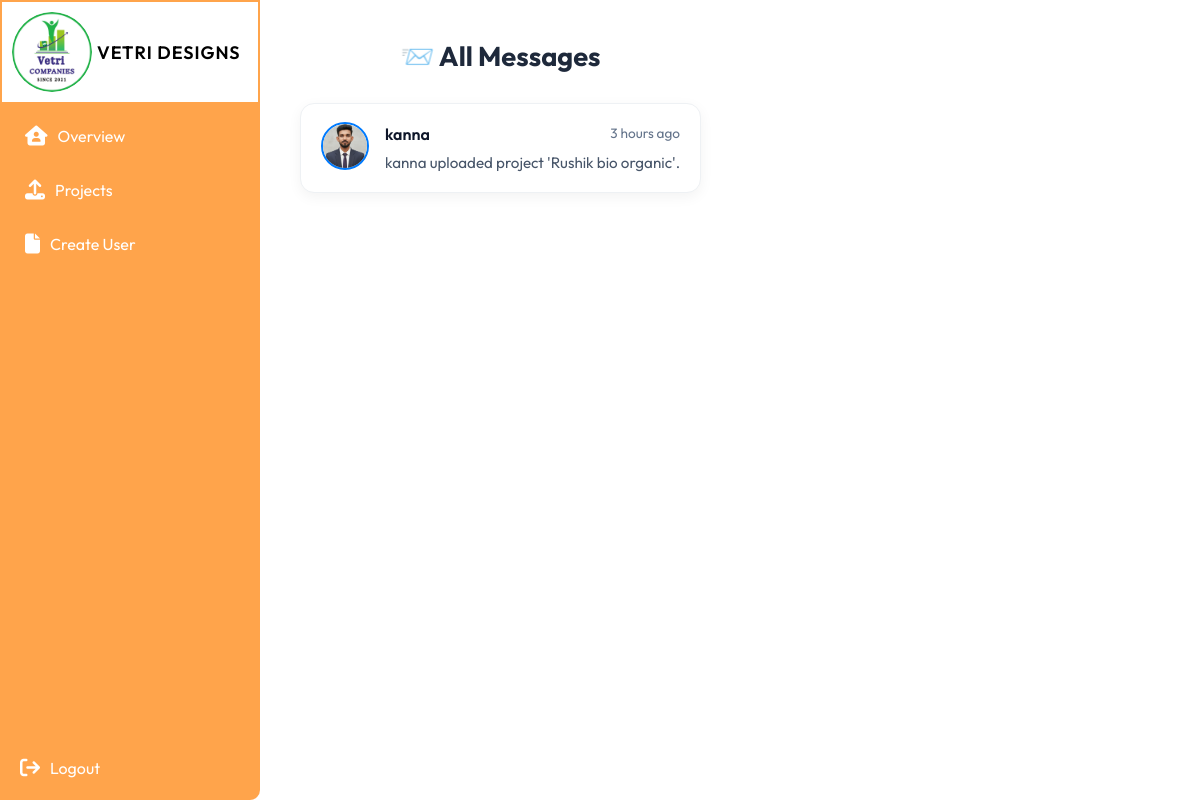
/messages/ (signed in), run on the app's committed database.
### myapp/models.py (models this page shows, shortened)
class Message(models.Model):
    project = models.ForeignKey(Project, on_delete=models.CASCADE, related_name="messages")
    sender = models.ForeignKey(User, on_delete=models.CASCADE, related_name="sent_messages")
    recipient = models.ForeignKey(User, on_delete=models.CASCADE, related_name="received_messages")
    content = models.TextField()
    created_at = models.DateTimeField(auto_now_add=True)
    read = models.BooleanField(default=False)

class Profile(models.Model):
    user = models.OneToOneField(User, on_delete=models.CASCADE)
    first_name = models.CharField(max_length=150, blank=True)
    last_name = models.CharField(max_length=150, blank=True)
    course = models.CharField(max_length=100, blank=True)
    mobile = models.CharField(max_length=15, blank=True)
    location = models.CharField(max_length=100, blank=True)
    address = models.TextField(blank=True)
    profile_image = models.ImageField(upload_to="profiles/", default="profiles/default.jpg")
    appreciation_count = models.PositiveIntegerField(default=0)

### myapp/views.py (the view)
# urls.py: path('messages/', views.AllMessagesView, name='all_messages'),
@login_required
def AllMessagesView(request):
    if request.user.is_superuser:
        all_messages = Message.objects.filter(
            recipient=request.user
        ).exclude(sender__is_superuser=True).order_by('-created_at')
    else:
        all_messages = Message.objects.filter(
            recipient=request.user
        ).order_by('-created_at')
    all_messages.filter(read=False).update(read=True)
    return render(request, "myapp/all_messages.html", {"all_messages": all_messages})

### myapp/templates/myapp/all_messages.html (shortened to what this page needs)
{% extends 'myapp/layouts/base.html' %}
{% load static %}
{% load humanize %}
{% block content %}
<div class="main-content">
  <h4 class="page-title">📨 All Messages</h4>
  <div class="messages-list">
    {% for msg in all_messages %}
    <div class="message-card">
      <img src="{% if msg.sender.profile.profile_image %}{{ msg.sender.profile.profile_image.url }}{% else %}{% static 'img/default-user.png' %}{% endif %}"
           alt="{{ msg.sender.username }}" class="message-avatar">
      <div class="message-content">
        <div class="message-header">
          <div class="message-sender">{{ msg.sender.username }}</div>
          <div class="message-time">{{ msg.created_at|naturaltime }}</div>
        </div>
        <div class="message-text">{{ msg.content }}</div>
      </div>
    </div>
    {% empty %}
    <div class="empty-state">
      <i class="fa-solid fa-envelope-open-text" style="font-size: 48px; color: #cbd5e1;"></i>
      <p class="mt-3">No messages yet.</p>
    </div>
    {% endfor %}
  </div>
</div>
{% endblock %}

### myapp/static/css/base.css (style rules this page uses)
* { margin: 0; padding: 0; box-sizing: border-box; }
body { font-family: "Outfit", sans-serif; display: flex; min-height: 100vh; }

### myapp/templates/myapp/all_messages.html (style rules this page uses)
.main-content { margin-left: 260px; padding: 40px 40px; min-height: 100vh; }
.page-title { font-weight: 700; color: #1e293b; text-align: center; margin-bottom: 30px; font-size: 1.7rem; }
.messages-list { display: flex; flex-direction: column; gap: 18px; }
.message-card { display: flex; align-items: flex-start; gap: 16px; background: #fff; border-radius: 14px; padding: 18px 20px; box-shadow: 0 4px 14px rgba(0, 0, 0, 0.05); transition: all 0.25s ease; border: 1px solid #eef1f4; }
.message-avatar { width: 48px; height: 48px; border-radius: 50%; object-fit: cover; border: 2px solid #007bff; }
.message-content { flex-grow: 1; }
.message-header { display: flex; justify-content: space-between; align-items: center; margin-bottom: 6px; }
.message-sender { font-weight: 600; color: #0f172a; font-size: 1rem; }
.message-time { font-size: 0.85rem; color: #64748b; }
.message-text { color: #475569; font-size: 0.95rem; line-height: 1.5; }

### data on the page
Message: sender.profile_image (picture), sender.username "kanna", created_at "3 hours ago", content "kanna uploaded project 'Rushik bio organic'."
